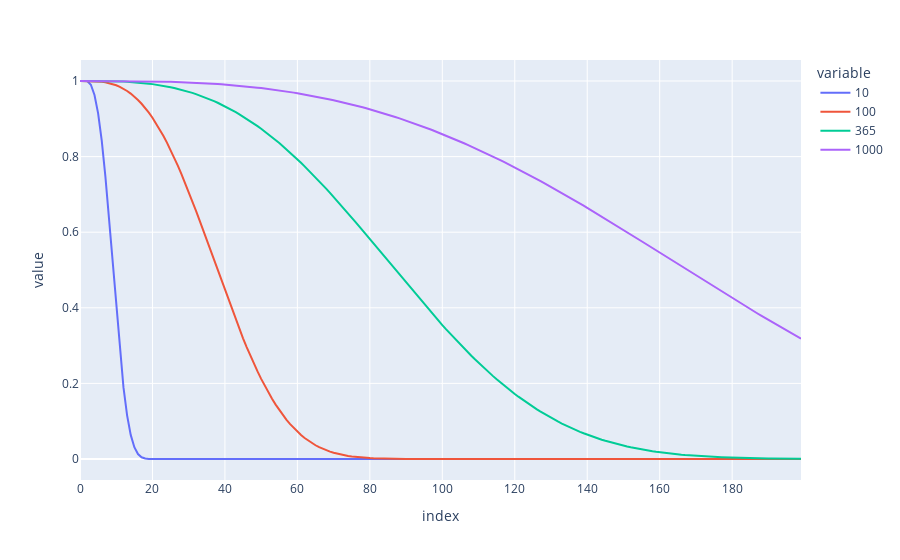

The notebook cell saved with this chart:
### Code cell
fig = px.line(m3)
fig.write_image('m3.png')
fig.write_image('m3.svg')
fig.show()

### Figure 1 — Plotly figure (JSON) as saved in the notebook; plotly's stock layout.template omitted (floating-point values rounded to 4 significant figures; data arrays with more than 128 entries replaced by an {"elided": "..."} marker saying what was removed)
{"data": [{"hovertemplate": "variable=10<br>index=%{x}<br>value=%{y}<extra></extra>", "legendgroup": "10", "line": {"color": "#636efa", "dash": "solid"}, "mode": "lines", "name": "10", "orientation": "v", "showlegend": true, "type": "scatter", "x": {"elided": "200 int values"}, "xaxis": "x", "y": {"elided": "200 float values"}, "yaxis": "y"}, {"hovertemplate": "variable=100<br>index=%{x}<br>value=%{y}<extra></extra>", "legendgroup": "100", "line": {"color": "#EF553B", "dash": "solid"}, "mode": "lines", "name": "100", "orientation": "v", "showlegend": true, "type": "scatter", "x": {"elided": "200 int values"}, "xaxis": "x", "y": {"elided": "200 float values"}, "yaxis": "y"}, {"hovertemplate": "variable=365<br>index=%{x}<br>value=%{y}<extra></extra>", "legendgroup": "365", "line": {"color": "#00cc96", "dash": "solid"}, "mode": "lines", "name": "365", "orientation": "v", "showlegend": true, "type": "scatter", "x": {"elided": "200 int values"}, "xaxis": "x", "y": {"elided": "200 float values"}, "yaxis": "y"}, {"hovertemplate": "variable=1000<br>index=%{x}<br>value=%{y}<extra></extra>", "legendgroup": "1000", "line": {"color": "#ab63fa", "dash": "solid"}, "mode": "lines", "name": "1000", "orientation": "v", "showlegend": true, "type": "scatter", "x": {"elided": "200 int values"}, "xaxis": "x", "y": {"elided": "200 float values"}, "yaxis": "y"}], "layout": {"legend": {"title": {"text": "variable"}, "tracegroupgap": 0}, "margin": {"t": 60}, "xaxis": {"anchor": "y", "domain": [0, 1], "title": {"text": "index"}}, "yaxis": {"anchor": "x", "domain": [0, 1], "title": {"text": "value"}}}}
